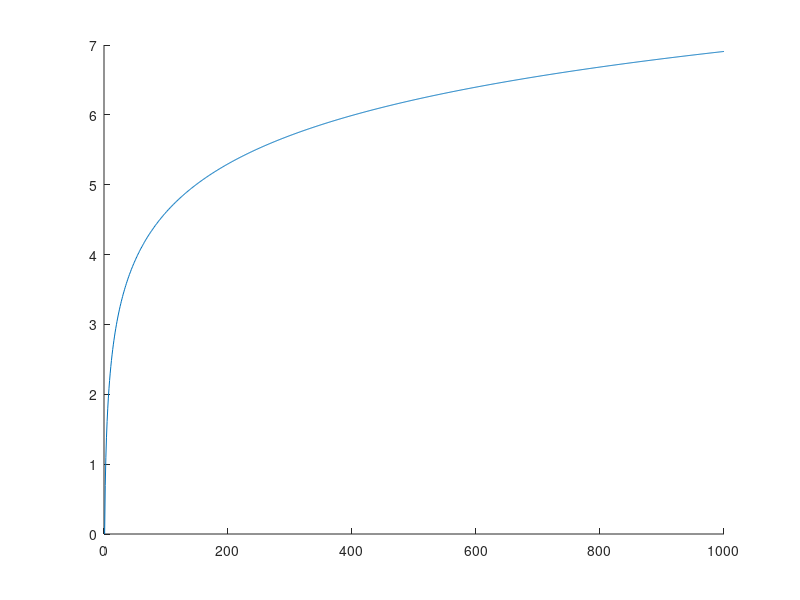

Recreate this plot in MATLAB. (Note: this script raises an error after producing the figure.)
clear

t = [1:1000];
x = log(t);
[partition,codebook] = lloyds(x,2^2);

figure, hold on
plot(t,x)
for i=1:length(codebook)
    yline(codebook(i));
end
